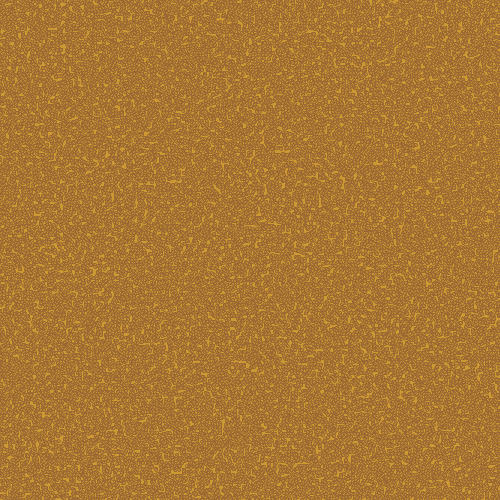
Frame 1 (no input)
Frame 60 (the mouse pressed at the canvas centre just before this capture): identical to frame 1, image omitted
Frame 120 (the mouse held since frame 60 and released just before this capture): identical to frame 1, image omitted

The Processing sketch that drew this single still picture (run headless with seeded random() and noise(); from frame 60 on, the mouse is pressed at the canvas centre):

// Processing sketch: Circles
// ── Circles.pde
color dark = 0xFFCC9933, light = 0xFF996633;

void setup() {
  size(500, 500);
  smooth();
  render();
}

void render() {
  background(dark);
  fill(dark);
  stroke(light);
  float k = 3, r = 2;
  for(float x = -k; x < width+k; x += k) {
    for(float y = -k; y < height+k; y += k) {
    float dx = x+random(-r, r), dy = y+random(-r, r);
    ellipse(dx, dy, k, k);
    point(dx, dy);
    }
  }
}

void draw() {
}
